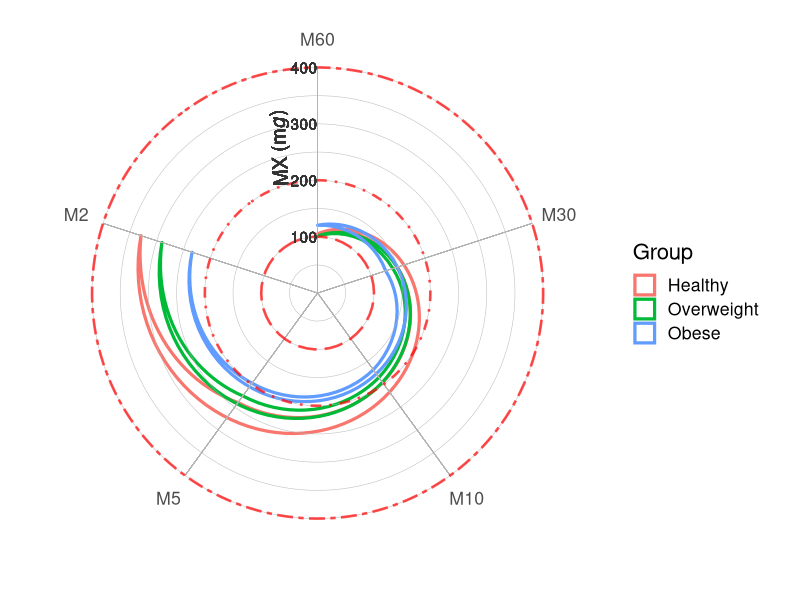

Source code (R):
# 1. Description ----------------------------------------------------------

# Title:        Radar plot generator
# Version:      1.0 (Using Rstudio version 1.3.959)
# Date:         13-09-2020
# Author:       Ben Maylor (bm259@leicester.ac.uk)
# Contributors: Alex Rowlands, Nathan Dawkins and Charlotte Edwardson
# URL:          https://github.com/Maylor8/RadarPlotGenerator

# Description
# A tool used for generating radar plots to assist with the interpretation of accelerometry data. 
# When using Radar plot generator, please cite Rowlands et al. (2019) - DOI: 10.1186/s40798-019-0225-9.
# Please contact Ben Maylor (bm259@leicester.ac.uk) for any enquiries.

# 2. Library setup --------------------------------------------------------
  
  # Packages required to generate Radar plots
    library(ggplot2) # Verified using V3.3.1
    library(scales)  # Verified using V1.1.1


# 3. Data setup -----------------------------------------------------------

    Group.no    <- 3                                    # Number of groups to be compared  
    Group.names <- c("Healthy",	"Overweight",	"Obese")  # Names of comparison groups
    Metric.no   <- 5                                    # Number of different MX metrics used
    Metriclist  <- c("M60", "M30", "M10", "M5", "M2")   # Quote each MX metric used in descending order. Report MX values in minutes to ensure they are ordered correctly.

  # Make the data frame (Skip if you are importing an existing data frame)
    Metric  <- c(rep(c(Metriclist), each = Group.no))
    Group   <- c(rep(c(Group.names), times = Metric.no))


  # Paste values where the first MX metric is listed for each Group in the order they appear above (e.g. in the provided example this would be M60-Healthy, Overweight, Obese, M30-Healthy etc..)                                           
    Mg    <- c(105,    101,    120.2,    # Data in Mg.
               148.7,  140.4,  127,
               196.4,  185,    168.2,
               240.1,  225.6,  197.7,
               329.3,  290.2,  234)    
  
  # Make data frame
    Data <- data.frame(Metric, Group, Mg)
  
  # Inspect data frame for accuracy
    print(Data)

  # Ordering of MX metrics for the plots
    temp <- vector(mode="numeric", length=length(Metriclist))
    
    for (i in 1:length(Metriclist)) {
      temp[i] <- as.numeric(substring(Metriclist[i],2,nchar(Metriclist[i])))}
   
    temp <- sort(temp, decreasing=T)
    temp <- paste("M", temp, sep="")
    Data$Metric <- factor(Data$Metric, levels = temp)  
    Data$Group <- factor(Data$Group, levels = Group.names)  
  
  # Optional alternative method of specifying the order of Mx metrics - deactivate lines 48-56 first.
  # Data$Metric <- factor(Data$Metric,levels = c("M60", "M30", "M10", "M5", "M2))

# 4. Generate plot --------------------------------------------------------

  # The code first generates a polygon plot in which the data and main aesthetics are specified by the user  ##
  # WARNING: When adding/removing lines of code here, ensure that symbols at the end of each line remain the ##
  # same (e.g. + or ,). This is typically the most common cause for the code tripping up.                    ##
  # The plot viewer in R will not reflect the true rendering quality applied to the exported image file      ## 
    
  # Set Y axis parameters suitable for your data
    Ystart <- 0 # Y axis start value
    Yend <- 400 # Y axis end value
    Yint <- 50  # Y axis interval
  
  # Make plot
    Plot <- ggplot(data=Data, aes(x = Metric, y = Mg, group = Group)) +
    geom_polygon(aes(group = Group, colour = Group), fill = NA, size = 1.1) +  

  # OPTIONAL: Specify group colours/shade - Activate and edit one only at a time
  # A comprehensive list of colours can be found here: http://www.stat.columbia.edu/~tzheng/files/Rcolor.pdf
    # Example for 5 groups
      # scale_colour_manual(values = c("grey10", "grey30", "grey50", "grey70", "grey90"),name = "Group") +
      # scale_colour_manual(values = c("black", "green", "blue","red","yellow"),name = "Group") +

  # Set Y axis gridlines
    geom_hline(yintercept = seq(Ystart,Yend, by = Yint), alpha = 0.8, colour = "grey70", size = 0.2) + # Automatically uses the Y axis interval value specified previously
  
  # Add vertical X lines for metrics
    geom_segment(aes(x="M60", y=Ystart, xend="M60", yend=Yend), colour = "grey70", size = 0.2) +  
    geom_segment(aes(x="M30", y=Ystart, xend="M30", yend=Yend), colour = "grey70", size = 0.2) +  
    geom_segment(aes(x="M10", y=Ystart, xend="M10", yend=Yend), colour = "grey70", size = 0.2) +
    geom_segment(aes(x="M5", y=Ystart, xend="M5", yend=Yend), colour = "grey70", size = 0.2) +
    geom_segment(aes(x="M2", y=Ystart, xend="M2", yend=Yend), colour = "grey70", size = 0.2) +
  
  # Add Acceleration cut-points
    geom_hline(yintercept = 100, colour = alpha("red", 0.7), size = 0.9, linetype = 5) + # add as many of these cutpoint as you want by pasting this line.
    geom_hline(yintercept = 200, colour = alpha("red", 0.7), size = 0.9, linetype = 4) + # For different line types: http://www.cookbook-r.com/Graphs/Shapes_and_line_types/
    geom_hline(yintercept = 400, colour = alpha("red", 0.7), size = 0.9, linetype = 6)   # Ensure The last line does not end in "+" or the plot will not be finalised.

  # OPTIONAL: Quality check when trying to identify aesthetic and layout problems.
  # Plot

  # Make radar plot (wrap ggplot around a coordinate)
    Plot + coord_polar(start = -((180/Metric.no)*(pi/180))) + # Start argument ensures that the first MX metric begins directly vertical of the centre of the radar plot.
    theme_classic(base_size = 16) +
    theme(axis.ticks = element_blank(), # Theme edits. For examples of additional theme edits, see here: https://ggplot2.tidyverse.org/reference/theme.html
          axis.title = element_blank(),
          axis.line = element_blank(),
         #axis.text.x = element_blank(), Remove MX labels if you are adding MX symbols instead. Recommended that you do not activate this for the first run to ensure metrics are in the right order and the plot makes sense.
          axis.text.y = element_blank(),
          panel.grid = element_blank()) + # Remove various elements from plot
    
    scale_y_continuous(limits = c(Ystart, Yend),breaks = seq(Ystart,Yend,Yint)) + #set y axis limits

  # Add Y axis labels. currently takes a bit of manual adjustment. One of the main aims for future releases is to make this less cumbersome. 
    geom_text(x = 0.75, y = (Yend/2), label = expression(paste("MX (m",italic("g"),")")), angle = 93, colour = "grey20", hjust = "left", size = 5) + # Y Axis title 
    geom_text(x = 1, y = 100, label = "100", angle = 0, colour = "grey20", hjust = "right") +  
    geom_text(x = 1, y = 200, label = "200", angle = 0, colour = "grey20", hjust = "right") +
    geom_text(x = 1, y = 300, label = "300", angle = 0, colour = "grey20", hjust = "right") +
    geom_text(x = 1, y = 400, label = "400", angle = 0, colour = "grey20", hjust = "right")
   #geom_text(x = 1, y = 500, label = "500", angle = 0, colour = "grey20", hjust = "right") +
   #geom_text(x = 1, y = 600, label = "600", angle = 0, colour = "grey20", hjust = "right") +
   #geom_text(x = 1, y = 700, label = "700", angle = 0, colour = "grey20", hjust = "right")
       

# 5. Export Radar plot ----------------------------------------------------

# this step is deactivated initially to save time until you are happy with the plot.
    
  # Export plot at high rendering quality to you current working directory
  # ggsave("PlotTest.jpg", width = 25, height = 20, units = "cm", dpi = 1500) # Input fill format here

  # where is the plot?
   getwd()
    
### End ###
